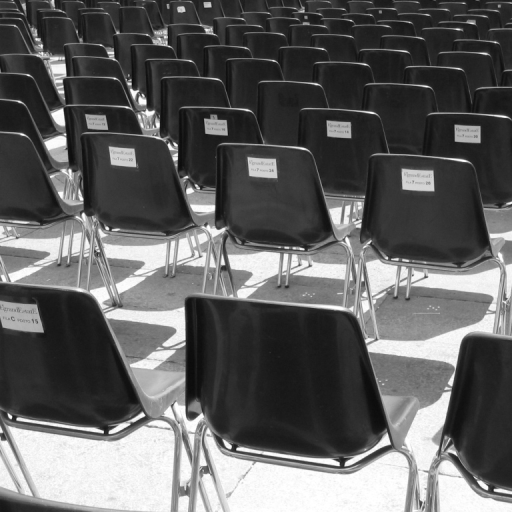
%> input picture 1A_SN/Probas/sources_TP3_proba/Images/chaises.png, 512 x 512 px
$ octave exercice_1bis.m   (GNU Octave 9; MATLAB toolbox functions it lacks are replaced by stand-ins)
%> lines starting %> are read from the running program, lines starting %| are printed output that depends on the picture; in (x1, y1, x2, y2) boxes, pixels count from 0 and x2, y2 are one past the last pixel; in counts of white or black regions, pixels touching at a corner belong together; the program's own positions count from 1
### 1A_SN/Probas/sources_TP3_proba/ensemble_E_recursif.m
% Fonction ensemble_E_recursif (exercie_1.m)

function [E,contour,G_somme] = ensemble_E_recursif(E,contour,G_somme,i,j,...
                                                   voisins,G_x,G_y,card_max,cos_alpha)

    % Mise à 0 de la valeur contour du pixel courant pour ne pas retourner dessus
    contour(i,j) = 0;
    % Nombre de voisins (ici 8)
    nb_voisins = size(voisins,1);
    % Initialisation du comptage des 8 voisins a parcourir
    k = 1;
    while k < nb_voisins && size (E,1) < card_max
        %Selection pixel voisin
        i_voisin_k = i + voisins(k, 1);
        j_voisin_k = j + voisins(k, 2);

        % On test s'il est sur le contour
        if contour(i_voisin_k, j_voisin_k) == 1
            % Recup. gradient
            G_voisin = [G_x(i_voisin_k, j_voisin_k), G_y(i_voisin_k, j_voisin_k)];
            % Test orientation
            if (G_somme/norm(G_somme)) * (G_voisin/norm(G_voisin)).'  >= cos_alpha
                % Ajout voisin dans E
                E = [E; [i_voisin_k, j_voisin_k]];
                % Ajouter G_voisin à la somme
                G_somme = G_somme + G_voisin;
                [E, contour, G_somme] = ensemble_E_recursif(E, contour, G_somme, i_voisin_k, j_voisin_k, voisins, G_x, G_y, card_max, cos_alpha);
            end
        end
        k = k + 1;
    end
end

### 1A_SN/Probas/sources_TP3_proba/exercice_1bis.m

% Nettoyage de l'espace de travail :
clear; % Vider le workspace
close all; % Fermer toutes les fenetres d'affichage
clc; % Vider la fenetre de commande

% Recuperation de la taille de l'ecran pour afficher les figures :
taille_ecran = get(0,'ScreenSize');
L = taille_ecran(3);
H = taille_ecran(4);

% Lecture de l'image :
% I = imread('Images/Piree.png');
I = imread('Images/chaises.png');
%> I is the input picture: size 512x512 uint8; min 10, max 255, mean 96.7
% I = imread('Images/Morlaix.png');
if (ndims(I) == 3)
	I = rgb2gray(I);
end
I = imresize(I,0.8); % Permet de limiter l'effet de crenelage
%> I: size 410x410 uint8
[nb_lignes,nb_colonnes] = size(I);
%> nb_lignes = 410; nb_colonnes = 410

% Parametres :
set(0,'RecursionLimit',1000);		                % Pour eviter les erreurs a l'execution
alpha = pi/8;						                % Seuil sur l'orientation du gradient (en radians)
cos_alpha = cos(alpha);
seuil_norme = 2/sin(alpha);			                % Seuil sur la norme du gradient (decoule d'une etude theorique)
diagonale = floor(sqrt(nb_lignes^2+nb_colonnes^2));
%> diagonale = 579
card_max = floor(diagonale/2);				        % Cardinal max d'un ensemble E
%> card_max = 289
card_min = floor(card_max/20);				        % Cardinal min d'un ensemble E
%> card_min = 14

% Gradient du niveau de gris (x vers la droite, y vers le bas) :
I = double(I);
%> I: size 410x410 double
[G_x,G_y] = gradient(I);
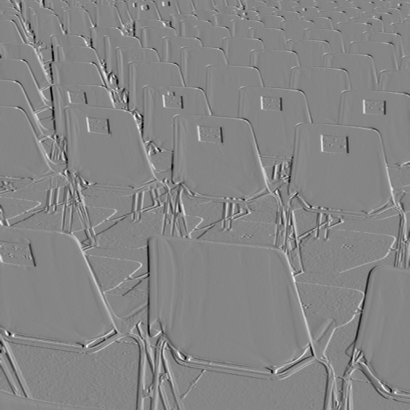
%> G_x: size 410x410 double; min -118.5, max 107.5, mean 0; drawn with min black and max white
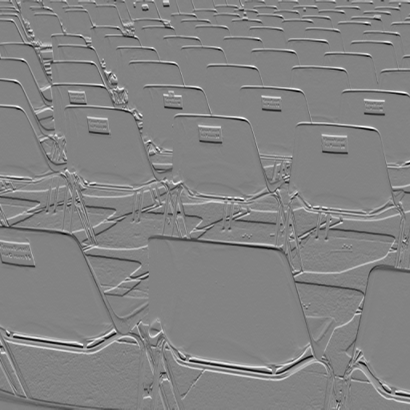
%> G_y: size 410x410 double; min -107.5, max 102, mean 0.4; drawn with min black and max white
G_norme = sqrt(G_x.^2+G_y.^2);
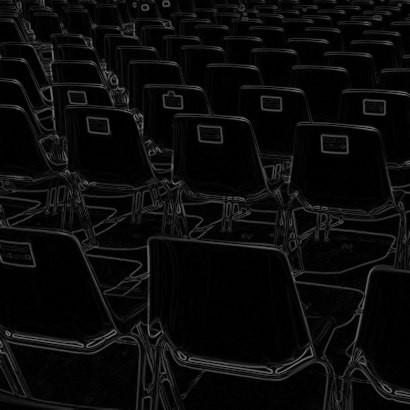
%> G_norme: size 410x410 double; min 0, max 126.2, mean 10.6

% Affichage de l'image :
figure('Name','Ensembles candidats','Position',[0.05*L,0.1*H,0.9*L,0.65*H],'Color',[0.7 0.75 0.85]);
subplot(1,3,1)
    imagesc(G_norme)
    axis image off
    colormap jet
    title('Norme des gradients','FontSize',15)

% Selection des pixels de contour :
contour = (G_norme > seuil_norme);
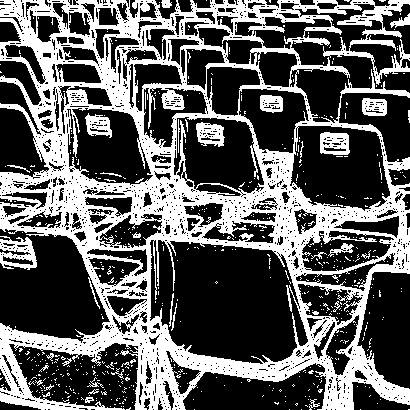
%> contour: size 410x410 logical; 36.9% white; 595 white regions (563 under 20 px), largest, box (x1, y1, x2, y2) and area: (0, 0, 410, 410) 56608, (0, 236, 37, 270) 712, (320, 132, 350, 155) 514

% Pas de pixel de contour sur le bord de l'image (traitement simplifie !) :
contour([1,nb_lignes],:) = 0;
contour(:,[1,nb_colonnes]) = 0;
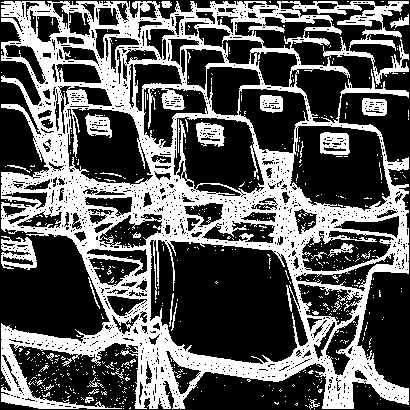
%> contour: size 410x410 logical; 36.4% white; 590 white regions (559 under 20 px), largest, box (x1, y1, x2, y2) and area: (1, 1, 409, 409) 55952, (1, 236, 37, 270) 691, (320, 132, 350, 155) 514

% Affichage d'une petite fleche sur les pixels de contour :
[i,j] = find(contour);
%> i = 61267 values from 2 to 409; j = 61267 values from 2 to 409
%> the run ends on the next line
subplot(1,3,2)
    imagesc(I)
    axis image off;
    colormap gray
    hold on
    quiver(j,i,G_x(contour),G_y(contour),'r')  % Attention : x = j et y = i
    title('Gradients de contour','FontSize',15)

% Boucle de traitement des pixels de contour :
% Positions relatives des 8 plus proches voisins
voisins = [ -1 -1 ; -1 0 ; -1  1 ; ...
             0 -1 ;         0  1 ; ...
		     1 -1 ;  1 0 ;  1  1 ];
liste_E = [];

% Initialisation du 3eme affichage
subplot(1,3,3);
    imagesc(I*0);
    axis image off;
    title('Traitement en cours ...','FontSize',15);
    drawnow;

while any(contour(:))

	% Pixel de contour dont la norme du gradient est la plus elevee = "germe" :
    G_norme_seuillee = G_norme.*contour;

    [~,j_germe] = max(max(G_norme_seuillee));
    [~,i_germe] = max(G_norme_seuillee(:,j_germe));

    % Remarque :
    % les coordonnees des pixels seront a mettre les uns en dessous des autres
	E = [i_germe,j_germe];

    % Initialisation de la somme des gradients de E avec le germe :
	G_somme = [G_x(i_germe,j_germe),G_y(i_germe,j_germe)];

	% Construction recursive de l'ensemble E :
	[E,contour] = ensemble_E_recursif(E,contour,G_somme,i_germe,j_germe,...

$ run again, with 1A_SN/Probas/sources_TP3_proba/Images/Piree.png copied over 1A_SN/Probas/sources_TP3_proba/Images/chaises.png
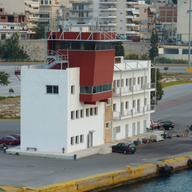
%> input picture 1A_SN/Probas/sources_TP3_proba/Images/Piree.png, 192 x 192 px
%> I is the input picture: size 192x192x3 uint8; mean R, G, B 126.3, 125.9, 121.1
%> `contour(:,[1,nb_colonnes]) = 0;`:
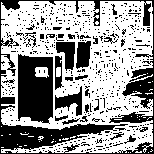
%> contour: size 154x154 logical; 59.8% white; 543 black regions (513 under 20 px), largest, box (x1, y1, x2, y2) and area: (0, 0, 154, 154) 4317, (18, 54, 53, 124) 2090, (55, 86, 82, 116) 369
%> i = 14173 values from 2 to 153
%> the loop `while any(contour(:))` made 3993 passes
%> (j_germe, i_germe, E, G_somme) on passes 2 to 7: (107, 11, [11 107; 10 106; 9 107; 10 107; 11 106; 12 107], [78 -56.5]), (121, 78, [78 121], [-94.5 1]), (17, 115, [115 17], [93 3.5]), (58, 90, [90 58], [-49 -76]), (17, 116, [116 17], [88.5 18]), (62, 89, [89 62], [-37 -81])
%> after the loop `while any(contour(:))`: liste_E = 588 items
%> the loop `for k = 1:length(liste_E)` made 588 passes
%> `title('Ensembles candidats','FontSize',15);`:
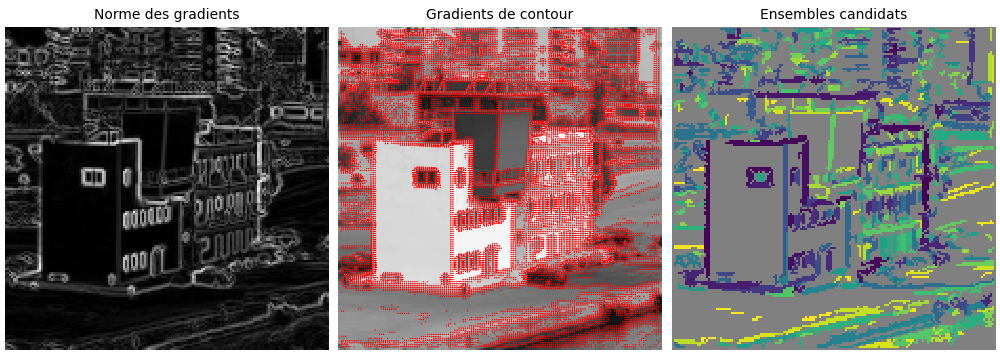
%> figure redrawn from the program's plot data, 3 panels

$ run again, with 1A_SN/Probas/sources_TP3_proba/Images/Morlaix.png copied over 1A_SN/Probas/sources_TP3_proba/Images/chaises.png
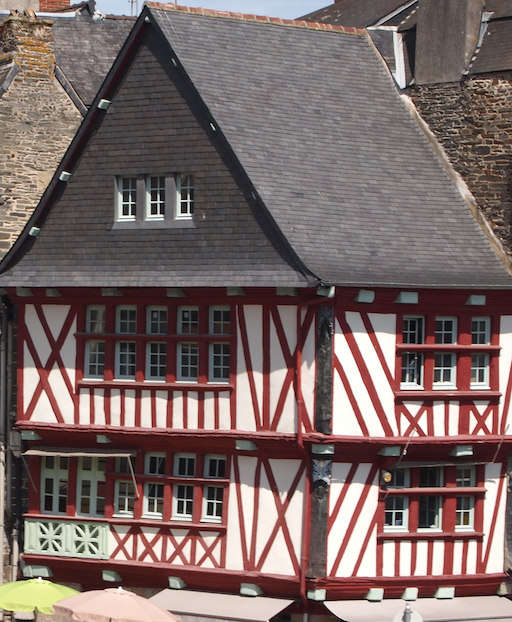
%> input picture 1A_SN/Probas/sources_TP3_proba/Images/Morlaix.png, 512 x 622 px
%> I is the input picture: size 622x512x3 uint8; mean R, G, B 122.2, 104.6, 102.1
%> `G_norme = sqrt(G_x.^2+G_y.^2);`:
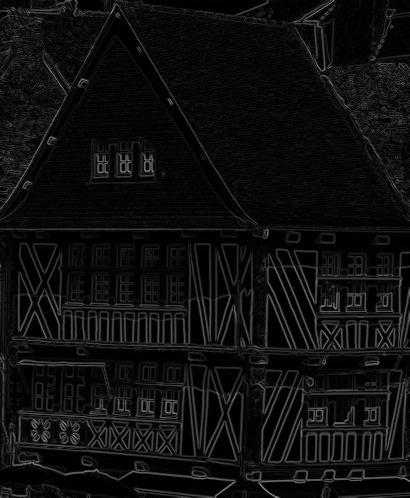
%> G_norme: size 498x410 double; min 0, max 169.4, mean 15.4
%> `contour(:,[1,nb_colonnes]) = 0;`:
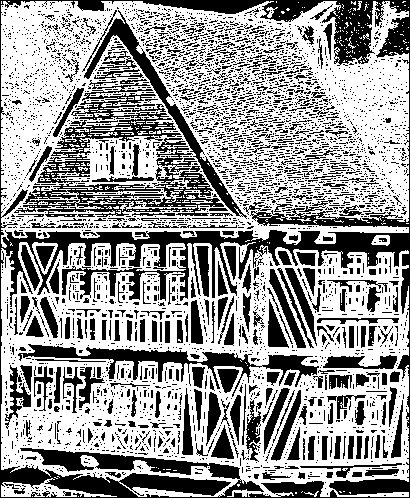
%> contour: size 498x410 logical; 60.1% white; 4418 black regions (4091 under 20 px), largest, box (x1, y1, x2, y2) and area: (0, 0, 410, 498) 25703, (14, 80, 224, 217) 6859, (18, 344, 319, 397) 3444
%> i = 122650 values from 2 to 497; j = 122650 values from 2 to 409
